Frame 1 (no input): blank canvas, image omitted
Frame 60 (the mouse pressed at the canvas centre just before this capture): blank canvas, image omitted
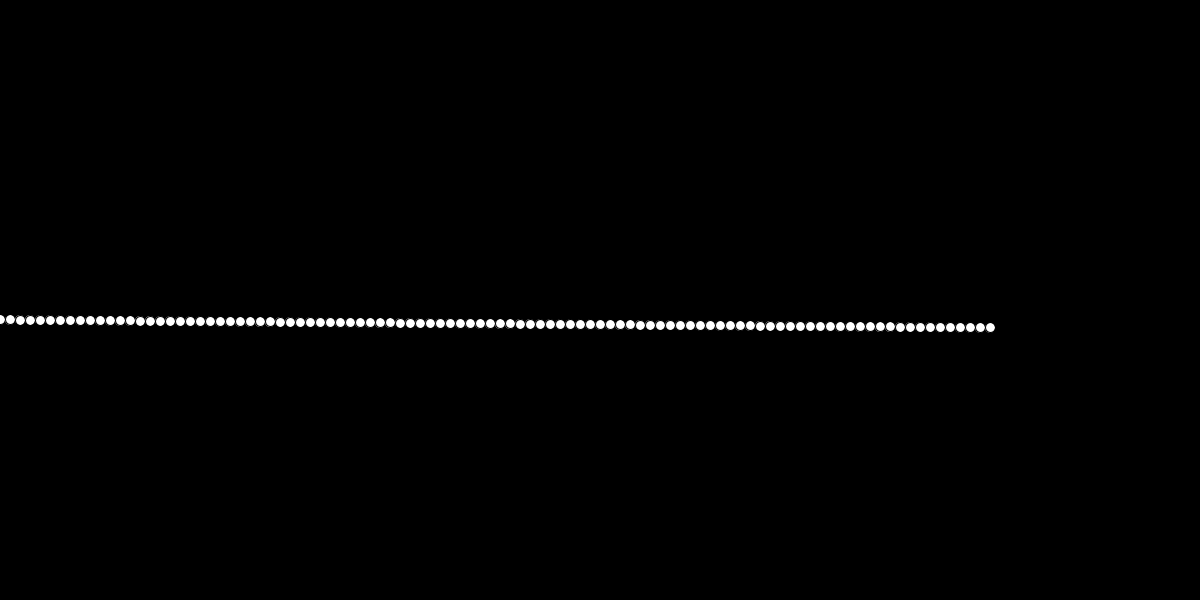
Frame 120 (the mouse held since frame 60 and released just before this capture)

The Processing sketch whose frames 1 and 60 were blank and that drew this single picture after the mouse press (run headless with seeded random() and noise(); from frame 60 on, the mouse is pressed at the canvas centre):

// Processing sketch: sketch_08_sinusoide
// ── sketch_08_sinusoide.pde
float xPos;
float yPos;

float time = 0.0;
float frequence = 10.0;
float rayon = 100.0;
float rayonEllipse = 10.0;
void setup() {

  size(1200, 600);

  xPos = width / 2;
  yPos = height / 2;
}

void draw () {


  time += 1;

  //rayon += 1;
  //rayonEllipse += 1;

  background(0);

  frequence = mouseX;

  for (int i=0; i<100; i++ ) {
    fill(255);
    xPos = i * rayonEllipse;
    yPos = height / 2 + sin( (time + i/2) / frequence) * rayon;
    ellipse(xPos, yPos, rayonEllipse, rayonEllipse);
  }
}
